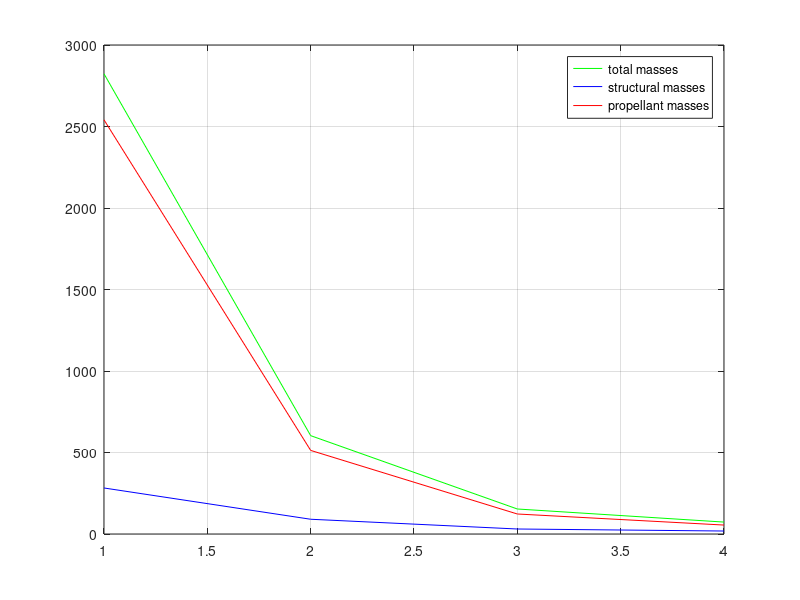

The MATLAB source for this figure:
close all
clear all
clc

%% DATA:

g = 9.81; %[m/s] GRAVITY ACCELERATION ON EARTH
m_pay = 50; %[kg] PAYLOAD MASS
DeltaV_tot = 8.4586; %[km/s] TOTAL DELTA V NEEDED

%Specific impulses:
Is1 = 250.3; %[s]
Is2 = 266.3; %[s]
Is3 = 266.3; %[s]
Is4 = 310.6; %[s]

%Exhaust velocities:
c1 = Is1*g/1000; %[km/s]
c2 = Is2*g/1000; %[km/s]
c3 = Is3*g/1000; %[km/s]
c4 = Is4*g/1000; %[km/s]

c = [c1 c2 c3 c4]'; %effective exhaust velocities vector

%structural coefficients:
eps1 = 0.10;
eps2 = 0.15;
eps3 = 0.20;
eps4 = 0.25;

eps = [eps1 eps2 eps3 eps4]'; %structural coefficients vector

%% LAGRAGIAN MULTIPLIERS COMPUTATION:

fun = @(lambda) DeltaV_tot - c1*log(lambda*c1-1)- c2*log(lambda*c2-1)- c3*log(lambda*c3-1)- c4*log(lambda*c4-1)+log(lambda)*sum(c)+sum(c.*log(c.*eps)); %function which we have to solve

lambda0 = 1;
lambda = fsolve(fun, lambda0); %solves fun with the initial condition lambda0 ATTENTION: very sensitive to lambda0

%% STEP MASSES & INITIAL TOTAL MASS COMPUTATION:

mr = (lambda.*c-1)./(lambda.*c.*eps); %mass ratios for each stage

m4 = ((mr(4)-1)/(1-eps4.*mr(4)))*m_pay; %step mass of fourth stage
m3 = ((mr(3)-1)/(1-eps3.*mr(3)))*(m4+m_pay); %step mass of third stage
m2 =((mr(2)-1)/(1-eps2.*mr(2)))*(m4+m3+m_pay); %step mass of second stage
m1 =((mr(1)-1)/(1-eps1.*mr(1)))*(m4+m3+m2+m_pay); %step mass of first stage

mi_tot = m1+m2+m3+m4+m_pay;
m = [m1 m2 m3 m4];

%% STRUCTURAL MASSES:

ms4 = m4*eps4;
ms3 = m3*eps3;
ms2 = m2*eps2;
ms1 = m1*eps1;

ms = [ms1 ms2 ms3 ms4]';
%% PROPELLANT MASSES:

mp4 = m4 - ms4;
mp3 = m3 - ms3;
mp2 = m2 - ms2;
mp1 = m1 - ms1;

mp = [mp1 mp2 mp3 mp4]';

%% PLOTS:

n_stages = [1 2 3 4];

figure(1)
plot (n_stages, m, 'g-');
hold on
grid on
plot (n_stages, ms, 'b-');
plot (n_stages, mp, 'r-');
legend ('total masses','structural masses','propellant masses');
hold off

%% DeltaVs FOR EACH STAGE:

DeltaV1 = c1*log(mr(1));
DeltaV2 = c2*log(mr(2));
DeltaV3 = c3*log(mr(3));
DeltaV4 = c4*log(mr(4));

DeltaV_stages = [DeltaV1 DeltaV2 DeltaV3 DeltaV4];


